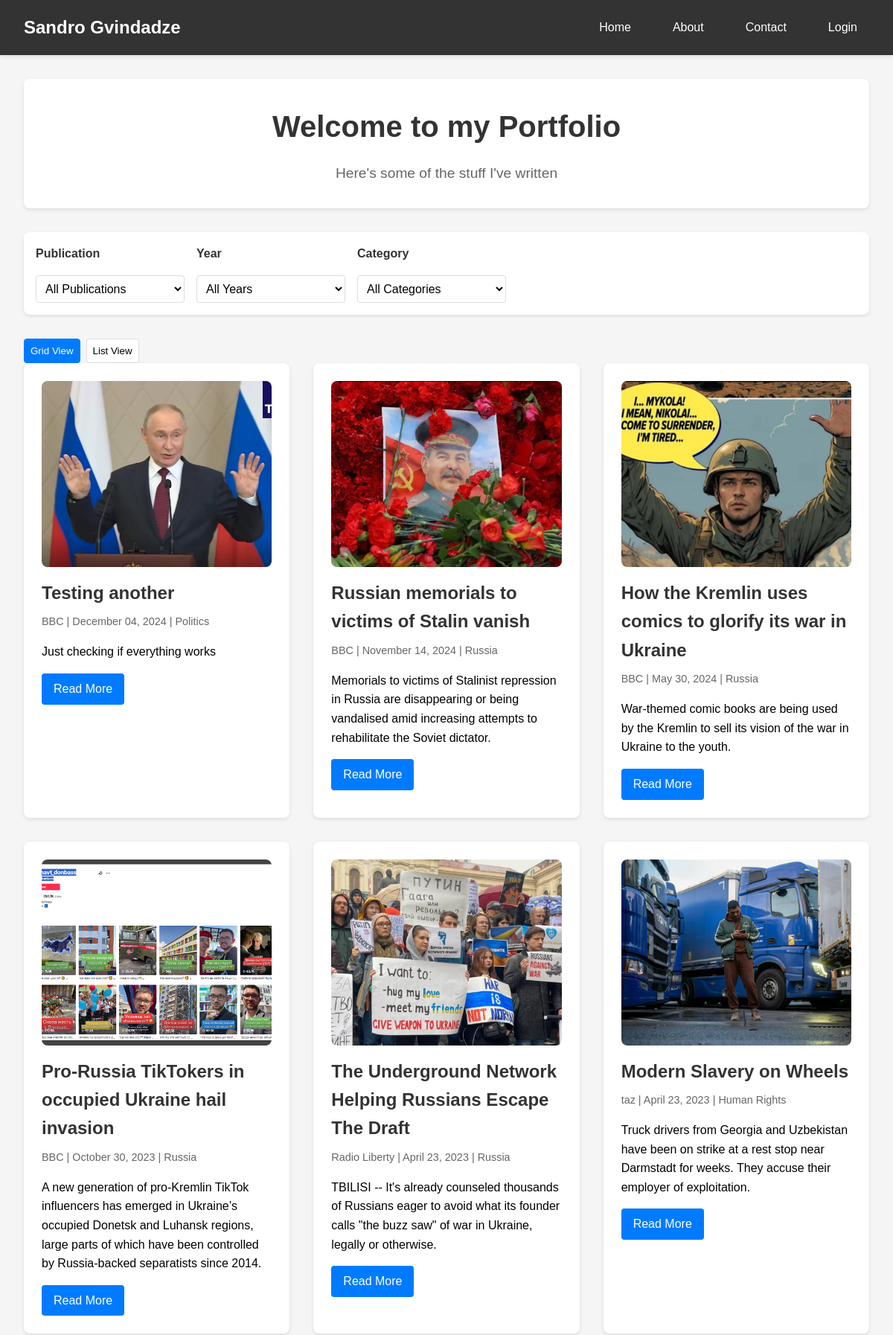
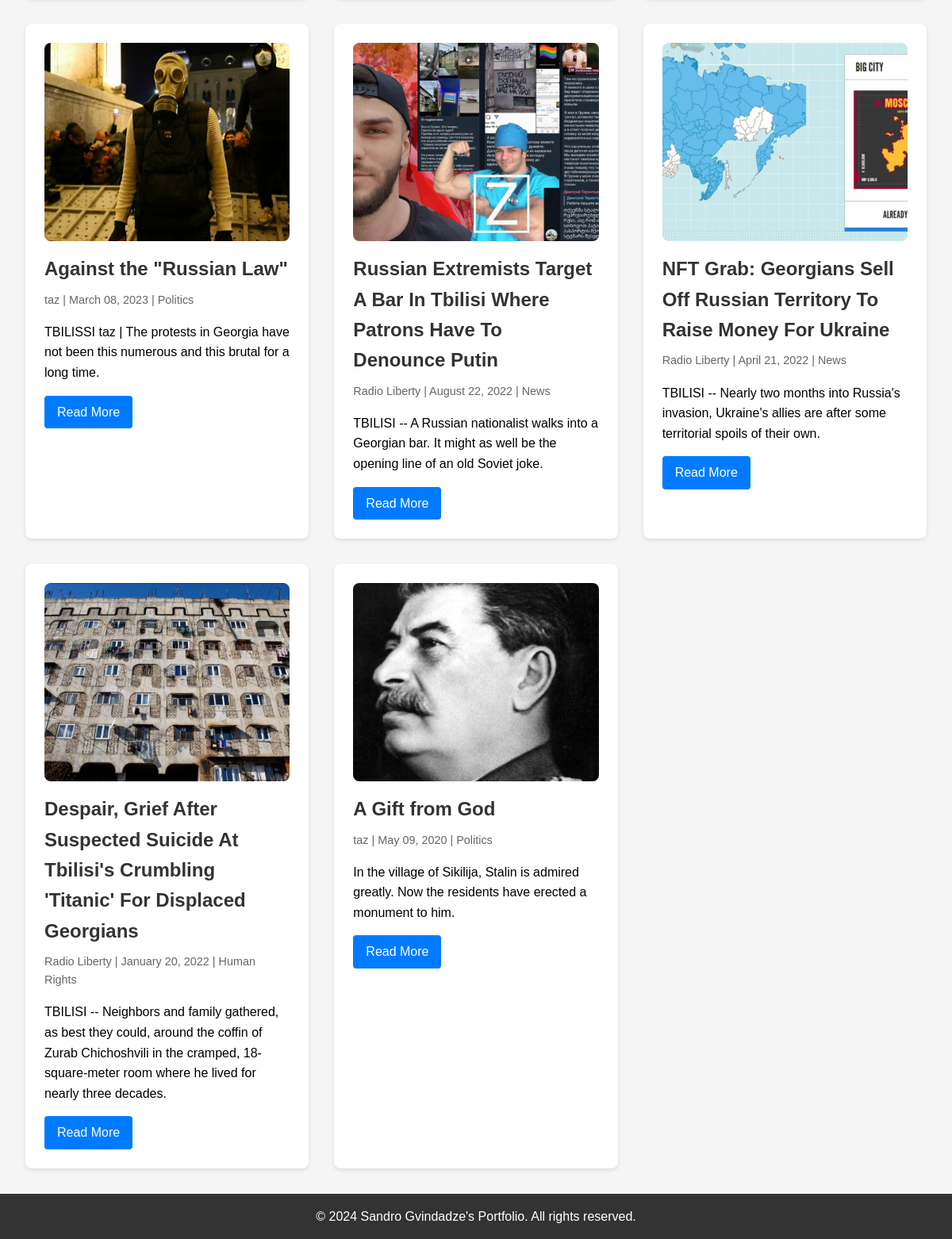
The page / on the database its author committed (2 pictures, top to bottom).
### app.py (models this page shows)
class Article(db.Model):
    id = db.Column(db.Integer, primary_key=True)
    title = db.Column(db.String(200), nullable=False)
    content = db.Column(db.Text, nullable=False)
    publication = db.Column(db.String(100))
    date_published = db.Column(db.DateTime, nullable=False)
    category = db.Column(db.String(50))
    image_filename = db.Column(db.String(100))
    user_id = db.Column(db.Integer, db.ForeignKey('user.id'), nullable=False)
    comments = db.relationship('Comment', backref='article', lazy=True, cascade="all, delete-orphan")

### app.py (the view)
@app.route('/')
def home():
    publication = request.args.get('publication')
    year = request.args.get('year')
    category = request.args.get('category')
    categories = get_unique_categories()
    query = Article.query
    if publication:
        query = query.filter_by(publication=publication)
    if year:
        query = query.filter(extract('year', Article.date_published) == int(year))
    if category:
        query = query.filter_by(category=category)
    articles = query.order_by(Article.date_published.desc()).all()
    years = [int(year[0]) for year in db.session.query(
        extract('year', Article.date_published).label('year')
    ).distinct().order_by('year').all() if year[0]]
    return render_template('home.html',
                         articles=articles,
                         publications=PUBLICATIONS,
                         categories=categories,
                         years=years,
                         current_publication=publication,
                         current_year=year,
                         current_category=category)

### app.py (called while the page is built)
def get_unique_categories():
    categories = db.session.query(Article.category).distinct().all()
    return [cat[0] for cat in categories if cat[0]]

### templates/home.html (shortened to what this page needs)
{% extends "base.html" %}
{% block content %}
<div class="welcome-section">
    <h1>Welcome to my Portfolio</h1>
    <p class="welcome-text">Here's some of the stuff I've written</p>
</div>
<form method="get" action="{{ url_for('home') }}" class="filters" id="filterForm">
    <div class="filter-group">
        <label for="publication">Publication</label>
        <select name="publication" id="publication">
            <option value="">All Publications</option>
        </select>
    </div>
    <div class="filter-group">
        <label for="year">Year</label>
        <select name="year" id="year">
            <option value="">All Years</option>
        </select>
    </div>
    <div class="filter-group">
        <label for="category">Category</label>
        <select name="category" id="category">
            <option value="">All Categories</option>
        </select>
    </div>
</form>
<div class="view-toggle">
    <button type="button" class="view-btn active" data-view="grid">
        Grid View
    </button>
    <button type="button" class="view-btn" data-view="list">
        List View
    </button>
</div>
<div class="articles grid-view">
    {% for article in articles %}
        <div class="article-card">
            {% if article.image_filename %}
                <div class="article-image">
                    <img src="{{ url_for('static', filename='article_images/' + article.image_filename) }}" alt="{{ article.title }}">
                </div>
            {% endif %}
            <div class="article-content-wrapper">
                <h2 class="article-title">{{ article.title }}</h2>
                <div class="article-meta">
                    {{ article.publication }} | {{ article.date_published.strftime('%B %d, %Y') }}
                    {% if article.category %}
                        | {{ article.category }}
                    {% endif %}
                </div>
                <p class="article-content">
                    {% set first_paragraph = article.content.split('[PARA]')[0] %}
                    {{ (first_paragraph[:200] + '...') if first_paragraph|length > 200 else first_paragraph }}
                </p>
                <a href="{{ url_for('article', id=article.id) }}" class="btn btn-primary">Read More</a>
            </div>
        </div>
    {% else %}
        <p>No articles found.</p>
    {% endfor %}
</div>
{% endblock %}

### static/test.css (style rules this page uses)
* { margin: 0; padding: 0; box-sizing: border-box; }
body { font-family: Arial, sans-serif; line-height: 1.6; min-height: 100vh; display: flex; flex-direction: column; background-color: #f5f5f5; }
.btn { padding: 0.5rem 1rem; border: none; border-radius: 4px; cursor: pointer; font-size: 1rem; transition: background-color 0.3s; text-decoration: none; display: inline-block; }
.btn-primary, .btn-edit { background-color: #007bff; color: white; }
.articles { display: grid; grid-template-columns: repeat(auto-fill, minmax(300px, 1fr)); gap: 2rem; }
.article-card { background: white; padding: 1.5rem; border-radius: 8px; box-shadow: 0 2px 5px rgba(0, 0, 0, 0.1); transition: transform 0.3s ease; }
.article-image { width: 100%; height: 250px; margin-bottom: 1rem; border-radius: 8px; overflow: hidden; }
.article-image img { width: 100%; height: 100%; object-fit: cover; transition: transform 0.3s ease; }
.article-title { font-size: 1.5rem; color: #333; margin-bottom: 0.5rem; }
.article-meta { color: #666; font-size: 0.9rem; margin-bottom: 1rem; }
.article-content { margin-bottom: 1rem; line-height: 1.6; }
.filters { margin-bottom: 2rem; padding: 1rem; background-color: white; border-radius: 8px; box-shadow: 0 2px 4px rgba(0, 0, 0, 0.1); display: flex; gap: 1rem; flex-wrap: wrap; }
.filter-group { display: flex; flex-direction: column; gap: 0.5rem; min-width: 200px; }
.view-toggle { display: flex; gap: 0.5rem; }
.view-btn { padding: 0.5rem; border: 1px solid #ddd; background: white; border-radius: 4px; cursor: pointer; transition: all 0.3s ease; }
.view-btn.active { background: #007bff; color: white; border-color: #007bff; }
.welcome-section { background: white; padding: 2rem; margin-bottom: 2rem; border-radius: 8px; box-shadow: 0 2px 4px rgba(0, 0, 0, 0.1); text-align: center; }
.welcome-section h1 { font-size: 2.5rem; color: #333; margin-bottom: 1rem; }
.welcome-text { font-size: 1.2rem; color: #666; line-height: 1.6; }
.filter-group select { padding: 0.5rem; border: 1px solid #ddd; border-radius: 4px; background-color: white; cursor: pointer; width: 100%; font-size: 1rem; }
.filter-group label { font-weight: bold; color: #333; margin-bottom: 0.5rem; }

### rows shown on the page
Article: image_filename (picture), title "Testing another", publication "BBC", date_published "December 04, 2024", category "Politics", content "Just checking if everything works"
Article: image_filename (picture), title "Russian memorials to victims of Stalin vanish", publication "BBC", date_published "November 14, 2024", category "Russia", value "Memorials to victims of Stalinist repression in Russia are disappearing or being vandalised amid increasing attempts to rehabilitate the Soviet dictator."
Article: image_filename (picture), title "How the Kremlin uses comics to glorify its war in Ukraine", publication "BBC", date_published "May 30, 2024", category "Russia", value "War-themed comic books are being used by the Kremlin to sell its vision of the war in Ukraine to the youth."
Article: image_filename (picture), title "Pro-Russia TikTokers in occupied Ukraine hail invasion", publication "BBC", date_published "October 30, 2023", category "Russia", value "A new generation of pro-Kremlin TikTok influencers has emerged in Ukraine’s occupied Donetsk and Luhansk regions, large parts of which have been controlled by Russia-backed separatists since 2014."
Article: image_filename (picture), title "The Underground Network Helping Russians Escape The Draft", publication "Radio Liberty", date_published "April 23, 2023", category "Russia", value "TBILISI -- It's already counseled thousands of Russians eager to avoid what its founder calls \"the buzz saw\" of war in Ukraine, legally or otherwise."
Article: image_filename (picture), title "Modern Slavery on Wheels", publication "taz", date_published "April 23, 2023", category "Human Rights", value "Truck drivers from Georgia and Uzbekistan have been on strike at a rest stop near Darmstadt for weeks. They accuse their employer of exploitation."
Article: image_filename (picture), title "Against the \"Russian Law\"", publication "taz", date_published "March 08, 2023", category "Politics", value "TBILISSI taz | The protests in Georgia have not been this numerous and this brutal for a long time."
Article: image_filename (picture), title "Russian Extremists Target A Bar In Tbilisi Where Patrons Have To Denounce Putin", publication "Radio Liberty", date_published "August 22, 2022", category "News", value "TBILISI -- A Russian nationalist walks into a Georgian bar. It might as well be the opening line of an old Soviet joke."
Article: image_filename (picture), title "NFT Grab: Georgians Sell Off Russian Territory To Raise Money For Ukraine", publication "Radio Liberty", date_published "April 21, 2022", category "News", value "TBILISI -- Nearly two months into Russia's invasion, Ukraine's allies are after some territorial spoils of their own."
Article: image_filename (picture), title "Despair, Grief After Suspected Suicide At Tbilisi's Crumbling 'Titanic' For Displaced Georgians", publication "Radio Liberty", date_published "January 20, 2022", category "Human Rights", value "TBILISI -- Neighbors and family gathered, as best they could, around the coffin of Zurab Chichoshvili in the cramped, 18-square-meter room where he lived for nearly three decades."
Article: image_filename (picture), title "A Gift from God", publication "taz", date_published "May 09, 2020", category "Politics", value "In the village of Sikilija, Stalin is admired greatly. Now the residents have erected a monument to him."
